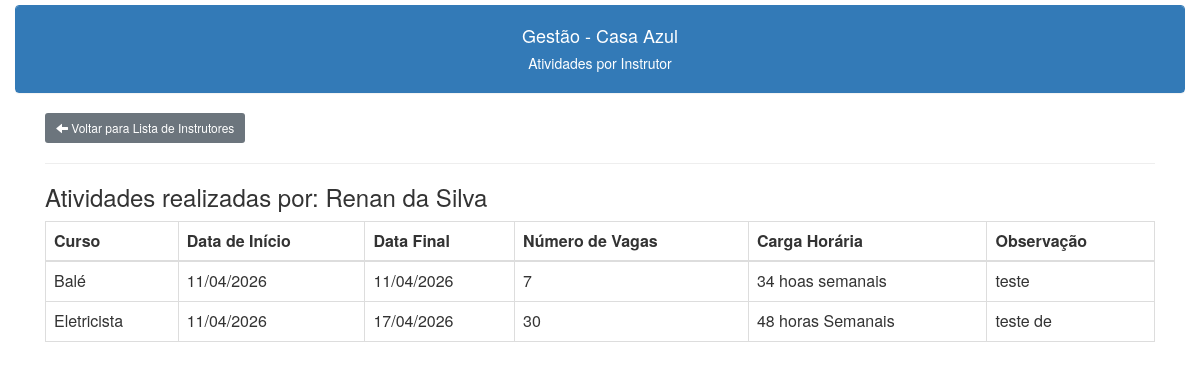
Page /instrutores/instrutor_atividade.php?id=1 (signed in) on the committed database.
### tables this page shows
CREATE TABLE IF NOT EXISTS `instrutores` (
  `id` int NOT NULL AUTO_INCREMENT,
  `nome` varchar(150) NOT NULL,
  `cep` char(12) NOT NULL,
  `endereco` varchar(150) DEFAULT NULL,
  `bairro` varchar(100) DEFAULT NULL,
  `escolaridade` varchar(40) DEFAULT NULL,
  `fone1` varchar(20) DEFAULT NULL,
  `fone2` varchar(20) DEFAULT NULL,
  `fone3` varchar(20) DEFAULT NULL,
  `email` varchar(150) DEFAULT NULL,
  `id_curso` int NOT NULL DEFAULT '0',
  `datanasc` date DEFAULT NULL,
  `uf` char(2) NOT NULL,
  `cpf` char(11) NOT NULL,
  `identidade` varchar(20) NOT NULL,
  `cnpj` varchar(18) NOT NULL,
  `cidade` varchar(100) NOT NULL,
  `observacao` blob,
  `banco` char(50) DEFAULT NULL,
  `agencia` char(6) DEFAULT NULL,
  `conta` char(15) DEFAULT NULL,
  `titular` varchar(90) DEFAULT NULL,
  `sexo` char(1) NOT NULL,
  `tipo_conta` varchar(50) NOT NULL DEFAULT '',
  `chave_pix` varchar(100) DEFAULT NULL,
  `id_parceria` int DEFAULT NULL,
  `tipo_vinculacao` varchar(80) DEFAULT NULL,
  PRIMARY KEY (`id`) USING BTREE
);

CREATE TABLE IF NOT EXISTS `atividades_realizadas` (
  `id` int NOT NULL AUTO_INCREMENT,
  `id_curso` int DEFAULT NULL,
  `data_inicio` date DEFAULT NULL,
  `data_final` date DEFAULT NULL,
  `id_instrutor` int DEFAULT NULL,
  `num_vagas` int DEFAULT NULL,
  `carga_horaria` varchar(100) DEFAULT NULL,
  `observacao` blob,
  PRIMARY KEY (`id`),
  KEY `FK_atividades_realizadas_cursos` (`id_curso`),
  KEY `FK_atividades_realizadas_instrutores` (`id_instrutor`),
  CONSTRAINT `FK_atividades_realizadas_cursos` FOREIGN KEY (`id_curso`) REFERENCES `cursos` (`ID`),
  CONSTRAINT `FK_atividades_realizadas_instrutores` FOREIGN KEY (`id_instrutor`) REFERENCES `instrutores` (`id`)
);

CREATE TABLE IF NOT EXISTS `cursos` (
  `ID` int NOT NULL AUTO_INCREMENT,
  `descricao` varchar(150) NOT NULL,
  `observacao` blob,
  PRIMARY KEY (`ID`)
);

### instrutores/instrutor_atividade.php (the view, shortened to what this page needs)
<?php
include("../conexao.php");
include("../links.php");
?>
<!DOCTYPE html>
<html lang="pt-br">
<head>
    <link rel="stylesheet" href="../css/bootstrap.min.css">
</head>
<body>
    <div class="container-fluid">
        <div style="padding-top:5px;">
            <div class="panel panel-primary class">
                <div class="panel-heading text-center">
                    <h4>Gestão - Casa Azul</h4>
                    <h5>Atividades por Instrutor<h5>
                </div>
            </div>
        </div>
        <div class="container content-box">
            <a class="btn btn-secondary btn-sm" href="/casaazul/instrutores/instrutores_lista.php"><span class="glyphicon glyphicon-arrow-left"></span> Voltar para Lista de Instrutores</a>
            <hr>
            <?php
            $c_sql = "SELECT i.nome AS instrutor, c.descricao AS curso, ar.data_inicio, ar.data_final, ar.num_vagas, ar.carga_horaria, ar.observacao
            FROM atividades_realizadas ar
            JOIN instrutores i ON ar.id_instrutor = i.id
            JOIN cursos c ON ar.id_curso = c.id
            where ar.id_instrutor = " . $_GET['id'] . "
            ORDER BY i.nome, ar.data_inicio";
            $result = $conection->query($c_sql);
            $c_sql_instrutor = "SELECT nome FROM instrutores WHERE id = " . $_GET['id'];
            $result_instrutor = $conection->query($c_sql_instrutor);
            if ($result_instrutor->num_rows > 0) {
                $row_instrutor = $result_instrutor->fetch_assoc();
                echo "<h3>Atividades realizadas por: " . $row_instrutor['nome'] . "</h3>";
            }
            if ($result->num_rows > 0) {
                echo "<table class='table table-bordered tablista'>
                        <thead>
                            <tr>
                                <th>Curso</th>
                                <th>Data de Início</th>
                                <th>Data Final</th>
                                <th>Número de Vagas</th>
                                <th>Carga Horária</th>
                                <th>Observação</th>
                            </tr>
                        </thead>
                        <tbody>";
                while ($row = $result->fetch_assoc()) {
                    echo "<tr>
                            <td>{$row['curso']}</td>
                            <td>" . date("d/m/Y", strtotime($row['data_inicio'])) . "</td>
                            <td>" . date("d/m/Y", strtotime($row['data_final'])) . "</td>
                            <td>{$row['num_vagas']}</td>
                            <td>{$row['carga_horaria']}</td>
                            <td>{$row['observacao']}</td>
                          </tr>";
                }
                echo "</tbody></table>";
            } else {
                echo "<p>Nenhuma atividade encontrada.</p>";
            }
            ?>
        </div>
    </div>
</body>
</html>

### rows in the picture
instrutores: nome "Renan da Silva"
atividades_realizadas: id_curso.descricao "Balé", data_inicio "11/04/2026", data_final "11/04/2026", num_vagas "7", carga_horaria "34 hoas semanais", observacao "teste"
atividades_realizadas: id_curso.descricao "Eletricista", data_inicio "11/04/2026", data_final "17/04/2026", num_vagas "30", carga_horaria "48 horas Semanais", observacao "teste de"
